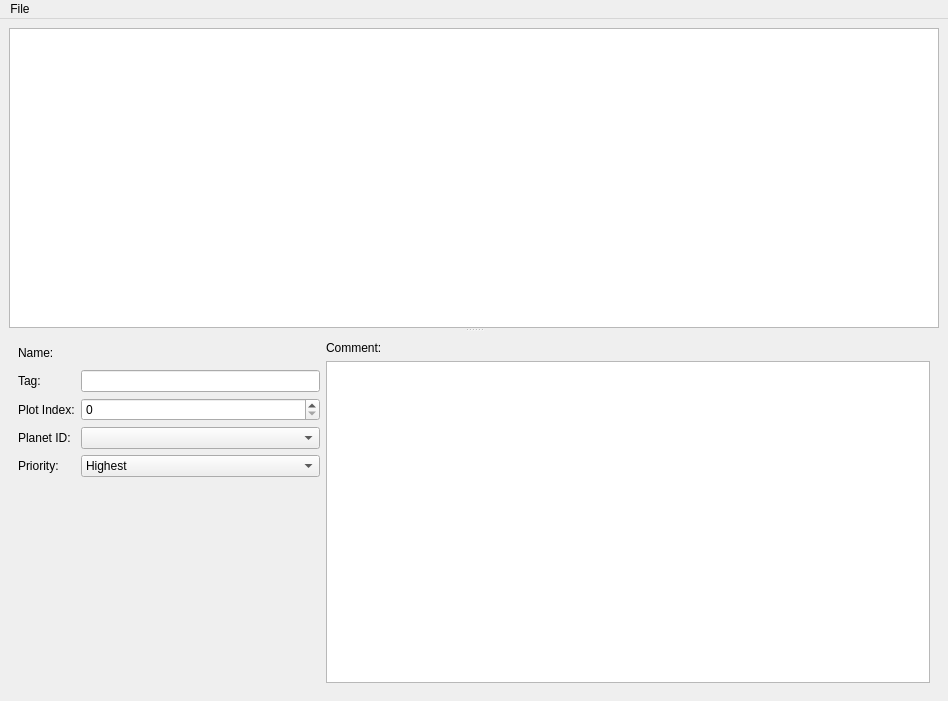
<?xml version="1.0" encoding="UTF-8"?>
<ui version="4.0">
 <class>MainWindow</class>
 <widget class="QMainWindow" name="MainWindow">
  <property name="geometry">
   <rect>
    <x>0</x>
    <y>0</y>
    <width>948</width>
    <height>701</height>
   </rect>
  </property>
  <property name="windowTitle">
   <string>MainWindow</string>
  </property>
  <widget class="QWidget" name="centralwidget">
   <layout class="QGridLayout" name="gridLayout">
    <item row="0" column="0">
     <widget class="QSplitter" name="splitter">
      <property name="orientation">
       <enum>Qt::Vertical</enum>
      </property>
      <widget class="QTreeView" name="journalTree">
       <property name="contextMenuPolicy">
        <enum>Qt::CustomContextMenu</enum>
       </property>
       <property name="editTriggers">
        <set>QAbstractItemView::NoEditTriggers</set>
       </property>
       <property name="headerHidden">
        <bool>true</bool>
       </property>
      </widget>
      <widget class="QStackedWidget" name="questPages">
       <property name="sizePolicy">
        <sizepolicy hsizetype="Preferred" vsizetype="Minimum">
         <horstretch>0</horstretch>
         <verstretch>0</verstretch>
        </sizepolicy>
       </property>
       <property name="currentIndex">
        <number>0</number>
       </property>
       <widget class="QWidget" name="categoryPage">
        <layout class="QHBoxLayout" name="horizontalLayout_2" stretch="1,2">
         <item>
          <layout class="QFormLayout" name="formLayout">
           <item row="0" column="0">
            <widget class="QLabel" name="label">
             <property name="text">
              <string>Name:</string>
             </property>
            </widget>
           </item>
           <item row="0" column="1">
            <layout class="QHBoxLayout" name="horizontalLayout">
             <item>
              <widget class="LocalizedStringLineEdit" name="categoryNameEdit" native="true">
               <property name="minimumSize">
                <size>
                 <width>0</width>
                 <height>23</height>
                </size>
               </property>
              </widget>
             </item>
            </layout>
           </item>
           <item row="3" column="0">
            <widget class="QLabel" name="label_2">
             <property name="text">
              <string>Planet ID:</string>
             </property>
            </widget>
           </item>
           <item row="1" column="0">
            <widget class="QLabel" name="label_5">
             <property name="text">
              <string>Tag:</string>
             </property>
            </widget>
           </item>
           <item row="1" column="1">
            <widget class="QLineEdit" name="categoryTag"/>
           </item>
           <item row="2" column="0">
            <widget class="QLabel" name="label_3">
             <property name="text">
              <string>Plot Index:</string>
             </property>
            </widget>
           </item>
           <item row="3" column="1">
            <widget class="ComboBox2DA" name="categoryPlanetSelect"/>
           </item>
           <item row="2" column="1">
            <widget class="QSpinBox" name="categoryPlotSpin"/>
           </item>
           <item row="4" column="0">
            <widget class="QLabel" name="label_4">
             <property name="text">
              <string>Priority:</string>
             </property>
            </widget>
           </item>
           <item row="4" column="1">
            <widget class="QComboBox" name="categoryPrioritySelect">
             <item>
              <property name="text">
               <string>Highest</string>
              </property>
             </item>
             <item>
              <property name="text">
               <string>High</string>
              </property>
             </item>
             <item>
              <property name="text">
               <string>Medium</string>
              </property>
             </item>
             <item>
              <property name="text">
               <string>Low</string>
              </property>
             </item>
             <item>
              <property name="text">
               <string>Lowest</string>
              </property>
             </item>
            </widget>
           </item>
          </layout>
         </item>
         <item>
          <layout class="QVBoxLayout" name="verticalLayout_2">
           <item>
            <widget class="QLabel" name="label_6">
             <property name="text">
              <string>Comment:</string>
             </property>
            </widget>
           </item>
           <item>
            <widget class="HTPlainTextEdit" name="categoryCommentEdit"/>
           </item>
          </layout>
         </item>
        </layout>
       </widget>
       <widget class="QWidget" name="entryPage">
        <layout class="QHBoxLayout" name="horizontalLayout_3">
         <item>
          <layout class="QFormLayout" name="formLayout_2">
           <item row="0" column="0">
            <widget class="QLabel" name="label_8">
             <property name="text">
              <string>ID:</string>
             </property>
            </widget>
           </item>
           <item row="0" column="1">
            <widget class="QSpinBox" name="entryIdSpin">
             <property name="minimumSize">
              <size>
               <width>80</width>
               <height>0</height>
              </size>
             </property>
            </widget>
           </item>
           <item row="2" column="0">
            <widget class="QLabel" name="label_7">
             <property name="text">
              <string>End:</string>
             </property>
            </widget>
           </item>
           <item row="1" column="0">
            <widget class="QLabel" name="label_9">
             <property name="text">
              <string>XP Percentage:</string>
             </property>
            </widget>
           </item>
           <item row="1" column="1">
            <widget class="QDoubleSpinBox" name="entryXpSpin"/>
           </item>
           <item row="2" column="1">
            <widget class="QCheckBox" name="entryEndCheck">
             <property name="text">
              <string/>
             </property>
            </widget>
           </item>
          </layout>
         </item>
         <item>
          <layout class="QVBoxLayout" name="verticalLayout">
           <item>
            <widget class="QLabel" name="label_10">
             <property name="text">
              <string>Text:</string>
             </property>
            </widget>
           </item>
           <item>
            <widget class="HTPlainTextEdit" name="entryTextEdit">
             <property name="readOnly">
              <bool>true</bool>
             </property>
            </widget>
           </item>
          </layout>
         </item>
        </layout>
       </widget>
      </widget>
     </widget>
    </item>
   </layout>
  </widget>
  <widget class="QMenuBar" name="menubar">
   <property name="geometry">
    <rect>
     <x>0</x>
     <y>0</y>
     <width>948</width>
     <height>22</height>
    </rect>
   </property>
   <widget class="QMenu" name="menuNew">
    <property name="title">
     <string>File</string>
    </property>
    <addaction name="actionNew"/>
    <addaction name="actionOpen"/>
    <addaction name="actionSave"/>
    <addaction name="actionSave_As"/>
    <addaction name="actionRevert"/>
    <addaction name="separator"/>
    <addaction name="actionExit"/>
   </widget>
   <addaction name="menuNew"/>
  </widget>
  <action name="actionOpen">
   <property name="text">
    <string>Open</string>
   </property>
  </action>
  <action name="actionSave">
   <property name="text">
    <string>Save</string>
   </property>
  </action>
  <action name="actionSave_As">
   <property name="text">
    <string>Save As</string>
   </property>
  </action>
  <action name="actionNew">
   <property name="text">
    <string>New</string>
   </property>
  </action>
  <action name="actionRevert">
   <property name="text">
    <string>Revert</string>
   </property>
  </action>
  <action name="actionExit">
   <property name="text">
    <string>Exit</string>
   </property>
  </action>
 </widget>
 <customwidgets>
  <customwidget>
   <class>LocalizedStringLineEdit</class>
   <extends>QWidget</extends>
   <header location="global">toolset.gui.widgets.edit.locstring</header>
   <container>1</container>
  </customwidget>
  <customwidget>
   <class>ComboBox2DA</class>
   <extends>QComboBox</extends>
   <header location="global">toolset.gui.widgets.edit.combobox_2da</header>
  </customwidget>
  <customwidget>
   <class>HTPlainTextEdit</class>
   <extends>QPlainTextEdit</extends>
   <header location="global">toolset.gui.widgets.edit.plaintext</header>
  </customwidget>
 </customwidgets>
 <resources/>
 <connections/>
</ui>
